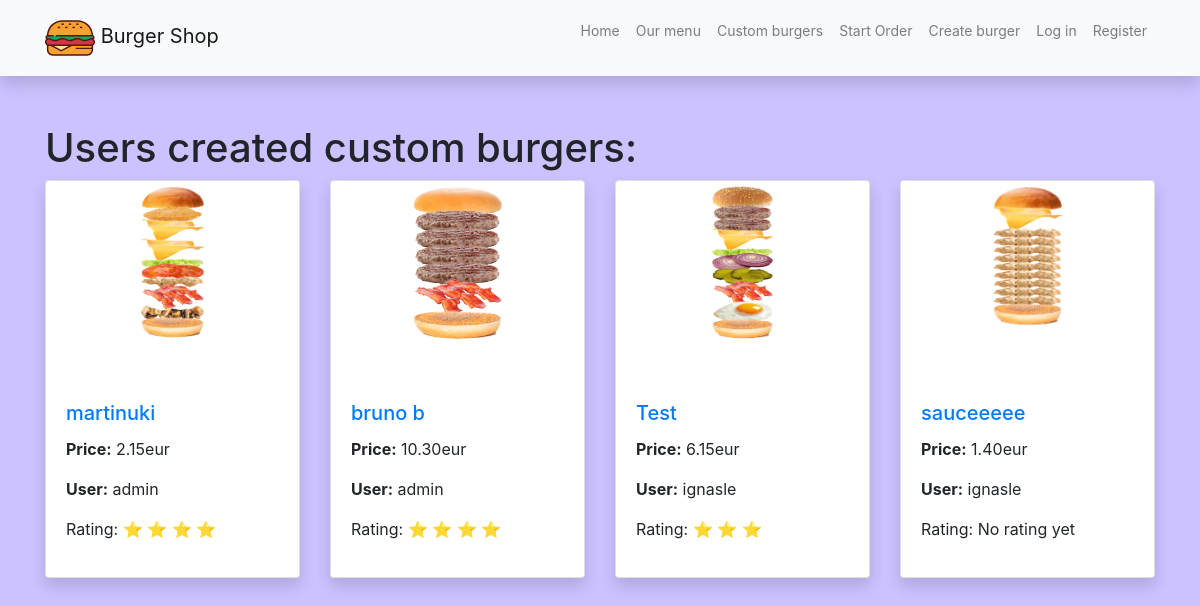
/burger_shop/custom-burgers/, run on the app's committed database.
### burger_shop/models.py (models this page shows, shortened)
class CustomBurger(models.Model):
    user = models.ForeignKey(User, on_delete=models.SET_NULL, null=True, blank=True)
    name = models.CharField('Name', max_length=50)
    image = models.ImageField(upload_to='users_burgers', blank=True, null=True)
    @property
    def total_price(self):
        recipe_items = self.customburgerrecipe_set.all()
        return sum(item.price for item in recipe_items)
    @property
    def average_rating(self):
        avg_rating = self.burgerreview_set.aggregate(Avg('rating'))['rating__avg']
        return range(round(avg_rating)) if avg_rating else 0
    class Meta:
        verbose_name = 'Custom Burger'
        verbose_name_plural = 'Custom Burgers'

class CustomBurgerRecipe(models.Model):
    custom_burger = models.ForeignKey(CustomBurger, on_delete=models.CASCADE, null=True, blank=True)
    ingredient = models.ForeignKey(Ingredient, on_delete=models.CASCADE, null=True, blank=True)
    quantity = models.IntegerField('Quantity')
    @property
    def price(self):
        if self.ingredient and self.quantity:
            return self.ingredient.price * self.quantity
        return 0

class Ingredient(models.Model):
    category = models.CharField('Category', max_length=50)
    name = models.CharField('Name', max_length=50)
    description = models.CharField('Description', max_length=150)
    price = models.DecimalField('Price', max_digits=30, decimal_places=2)
    part_image = models.ImageField(upload_to='burger_components/', blank=True)
    class Meta:
        verbose_name = 'Ingredient'
        verbose_name_plural = 'Ingredients'

### burger_shop/views.py (the view)
# urls.py: path('custom-burgers/', views.all_custom_burgers, name='custom_burgers'),
def all_custom_burgers(request):
    custom_burgers = CustomBurger.objects.all()
    context = {
        'custom_burgers':custom_burgers
    }
    return render(request, 'custom_burgers.html', context=context)

### burger_shop/templates/custom_burgers.html
{% extends 'base.html' %}
{% load static %}
{% block content %}
<h1>Users created custom burgers:</h1>
<div class="row">
    {% for burger in custom_burgers %}
    <div class="col-sm-6 col-md-3 d-flex align-items-stretch">
                <div class="card mb-4 shadow">
                    {% if burger.image %}
                        <img class="card-img-top" src="{{ burger.image.url }}" style="object-fit: contain;">
                    {% else %}
                        <img class="card-img-top" src="{% static 'img/no-image.png' %}">
                    {% endif %}
                    <div class="card-body">
                        <a href="{% url 'burger_shop:user_burger' burger.id %}"><h5 class="card-title">{{ burger.name }}</h5></a>
                        <p class="card-text"><strong>Price:</strong> {{ burger.total_price }}eur</p>
                        <p class="card-text"><strong>User:</strong> {{ burger.user }}</p>
                        <p>Rating: <span class="review-stars">
                            {% if burger.average_rating %}
                                {% for _ in burger.average_rating %}
                                 ⭐
                                {% endfor %}
                            {% else %}
                            No rating yet
                            {% endif %}
                        </span></p>
                    </div>
                </div>
    </div>
    {% endfor %}
</div>
{% endblock %}

### burger_shop/static/css/styles.css (style rules this page uses)
body { background-color: #ccc2ff; }
.card { width: 100%; max-width: 300px; min-height: 300px; }
.card img { width: 100%; height: 200px; object-fit: cover; padding: 5px; }

### data on the page
CustomBurger: image (picture), name "martinuki", total_price "2.15", user "admin"
CustomBurger: image (picture), name "bruno b", total_price "10.30", user "admin"
CustomBurger: image (picture), name "Test", total_price "6.15", user "ignasle"
CustomBurger: image (picture), name "sauceeeee", total_price "1.40", user "ignasle", shows "No rating yet"
